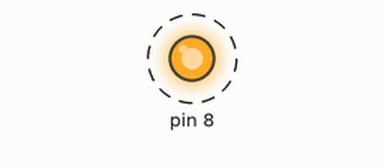
Recording of a sketch running on a simulated Arduino Uno, built with avr-gcc and run on an emulated ATmega328P. Parts: output pins drawn as LEDs (lit = HIGH). Dashed ring = blinking.

Above: at 0.2 s.
Timing chart, 0 to 4.6 s (numbered marks = the images above):
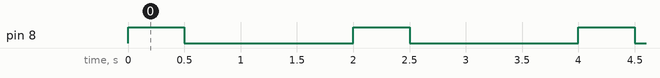

Measured:
- by itself, pin 8: alternates HIGH for 0.50 s and LOW for 1.5 s

The sketch:

ledONOFF.ino
```cpp
void setup() {
  // put your setup code here, to run once:
  pinMode(8,OUTPUT);

}

void loop() {
  // put your main code here, to run repeatedly:
  digitalWrite(8,HIGH);
  delay(500);
  digitalWrite(8,LOW);
  delay(1500);
}
```
